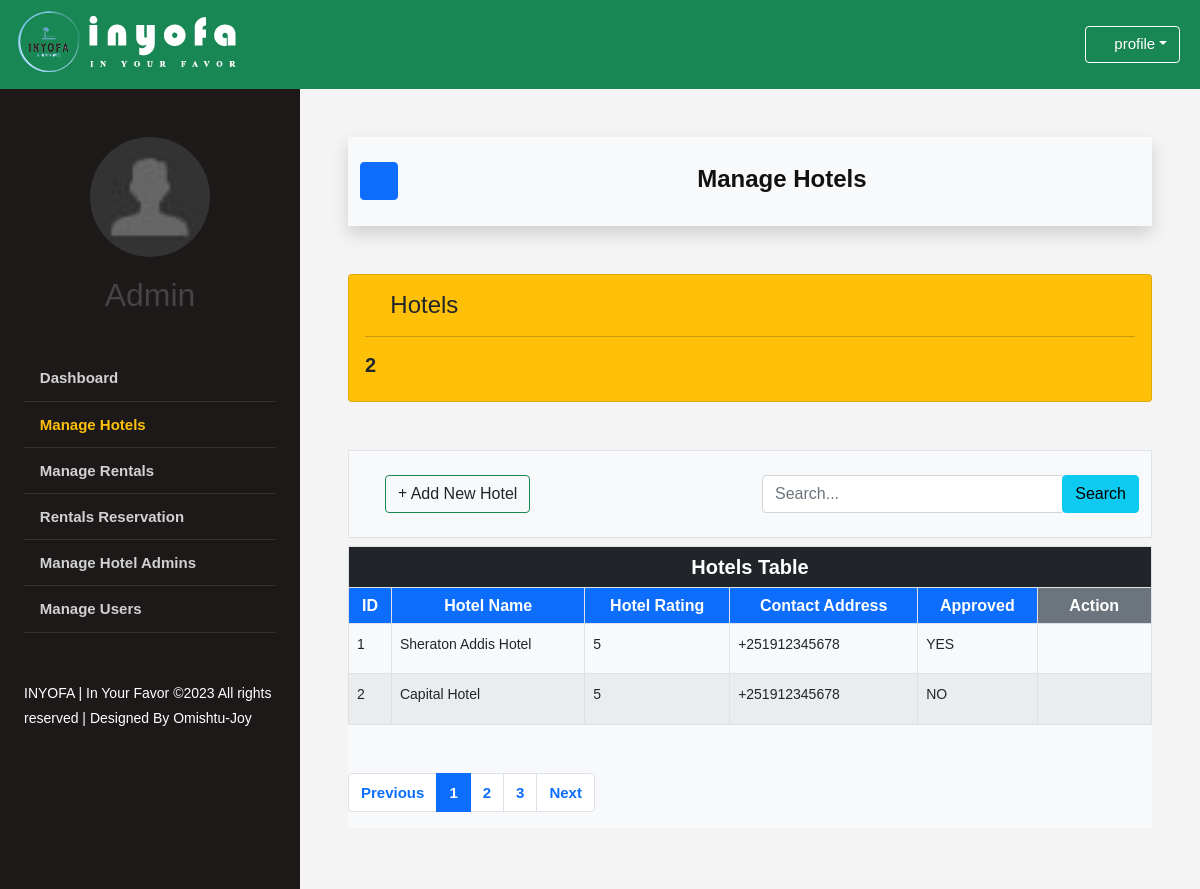
Before: /_admin/hotels/a_manage_hotels.php (signed in) with the older database file.
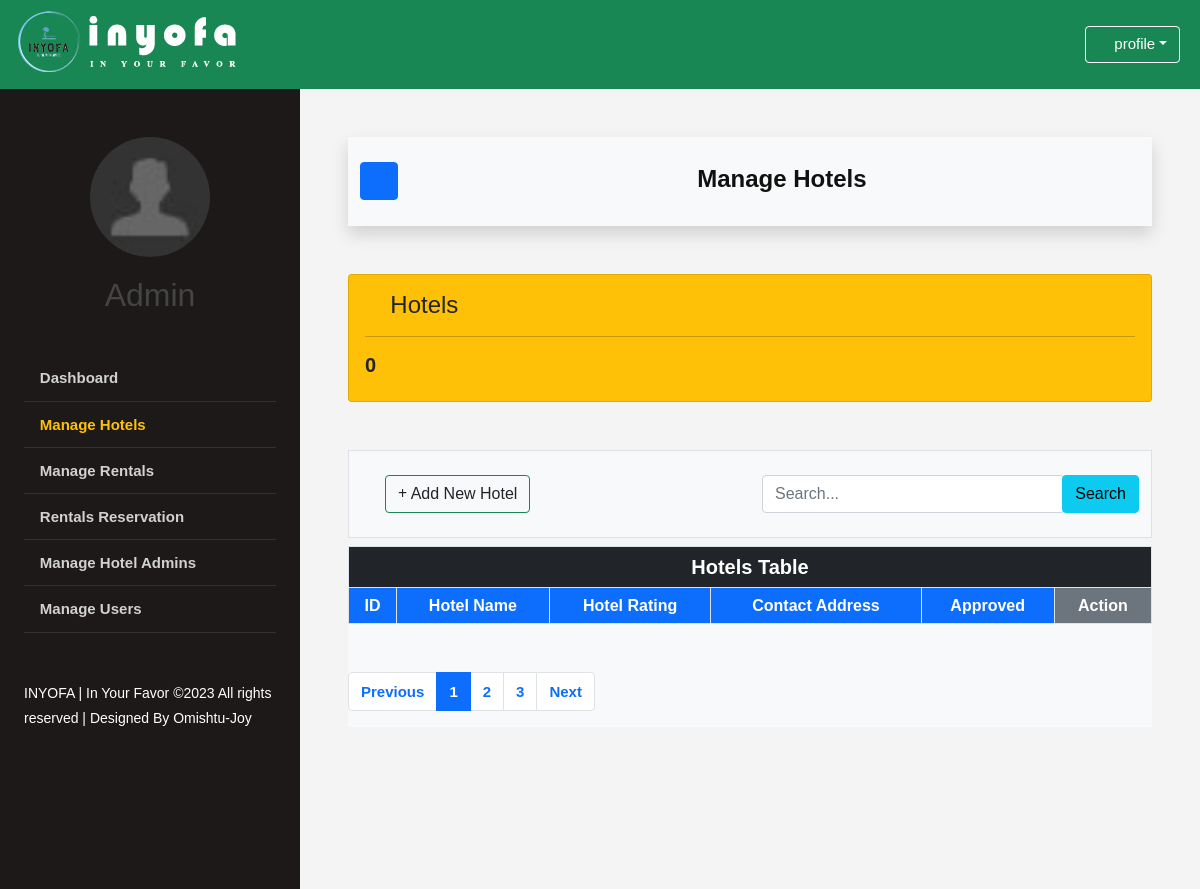
After: the same page with the newer database file.
### tables this page shows
CREATE TABLE `hotels` (
  `hotel_id` int(255) NOT NULL,
  `user_id` int(255) NOT NULL,
  `hotel_name` varchar(255) NOT NULL,
  `contact_address` varchar(255) NOT NULL,
  `hotel_size` varchar(255) DEFAULT '-',
  `hotel_rating` varchar(255) NOT NULL,
  `hotel_country` varchar(255) NOT NULL DEFAULT '-',
  `hotel_city` varchar(255) NOT NULL DEFAULT '-',
  `hotel_subcity` varchar(255) NOT NULL DEFAULT '-',
  `hotel_img1` varchar(255) NOT NULL DEFAULT '-',
  `hotel_img2` varchar(255) NOT NULL DEFAULT '-',
  `hotel_img3` varchar(255) NOT NULL DEFAULT '-',
  `about_the_area` varchar(255) NOT NULL DEFAULT '-',
  `about_the_property` varchar(255) NOT NULL DEFAULT '-',
  `hotel_amenities` varchar(255) NOT NULL DEFAULT '-',
  `clean_and_safety` varchar(255) NOT NULL DEFAULT '-',
  `arrival_and_leaving` varchar(255) NOT NULL DEFAULT '-',
  `restriction_related` varchar(255) NOT NULL DEFAULT '-',
  `special_checkin` varchar(255) NOT NULL DEFAULT '-',
  `required_documents` varchar(255) NOT NULL DEFAULT '-',
  `children_and_pet` varchar(255) NOT NULL DEFAULT '-',
  `internet_and_parking` varchar(255) NOT NULL DEFAULT '-',
  `fees_and_policies` varchar(255) NOT NULL DEFAULT '-',
  `transfer_and_others` varchar(255) NOT NULL DEFAULT '-',
  `hotel_map` varchar(2048) NOT NULL,
  `isApproved` int(255) NOT NULL DEFAULT 0
);

### _admin/hotels/a_manage_hotels.php (the view, shortened to what the changed rows need)
<?php
include "../../db.php";
$q_hotels = "SELECT * FROM hotels";
$q_hotel_result = mysqli_query($con, $q_hotels);
$hotel_count = mysqli_num_rows($q_hotel_result);
?>
<!DOCTYPE html>
<html lang="en-us" dir="ltr">
    <head>
        <link rel="stylesheet" type="text/css" href="../../icon/svg-with-js/css/fa-svg-with-js.css">
        <link rel="stylesheet" type="text/css" href="../../css/bootstrap.min.css">
        <link rel="stylesheet" type="text/css" href="../../css/style.css">
    </head>
    <body>
        <div class="wrapper d-flex align-items-stretch">
            <nav id="sidebar">
                <div class="p-4 pt-5">
                    <div class="row">
                        <div class="col">
                            <a href="update_profile.php" class="img logo rounded-circle mb-5"
                                style="background-image: url(../images/avatar.jpg);"><br><br><br><br><br>
                                <center>
                                    <h2>Admin</h2>
                                </center>
                            </a>
                        </div>
                    </div><br><br>
                </div>
            </nav>
            <div id="content" class="p-4 p-md-5">
                <section class="mt-5">
                    <div class="row g-4">
                        <div class="col-md-12">
                            <a href="#" class="col-md-3" style="text-decoration: none;">
                                <div class="card bg-warning text-dark">
                                    <div class="card-body">
                                        <h5>
                                            <b><?php echo $hotel_count; ?></b>
                                        </h5>
                                    </div>
                                </div>
                            </a>
                        </div>
                </section>
                <section class="mt-2 bg-light">
                    <div class="">
                        <div class="row">
                            <div class="col-md">
                                <table class="table table-bordered table-striped table-hover">
                                    <thead>
                                        <tr class="h5">
                                            <th colspan="9" class="bg-dark text-white">
                                                <center>Hotels Table</center>
                                            </th>
                                        </tr>
                                    </thead>
                                    <thead>
                                        <tr class="h6 bg-primary text-white">
                                            <th class="text-center" scope="col">ID</th>
                                            <th class="text-center" scope="col">Hotel Name</th>
                                            <th class="text-center" scope="col">Hotel Rating</th>
                                            <th class="text-center" scope="col">Contact Address</th>
                                            <th class="text-center" scope="col">Approved</th>
                                            <th class="text-center bg-secondary" scope="col">Action</th>
                                        </tr>
                                    </thead>
                                    <tbody>
                                        <tr>
                                            <?php
                                        $q = "SELECT * FROM hotels";
                                        $q_result = mysqli_query($con, $q);
                                        $index = 0;
                                        while ($row = mysqli_fetch_assoc($q_result)) {
                                            $isApproved = ($row['isApproved'] == "0") ? "NO" : "YES";
                                            printf(
                                                "<tr> <td>%d</td> <td>%s</td>  <td>%s</td> <td>%s</td> <td>%s</td>",
                                                ++$index,
                                                htmlspecialchars($row['hotel_name']),
                                                htmlspecialchars($row['hotel_rating']),
                                                htmlspecialchars($row['contact_address']),
                                                htmlspecialchars( $isApproved )
                                            );
                                        ?>
                                            <td class="text-center h3">
                                                <a href="hotel_view_api.php?hotel_id=<?php echo $row['hotel_id'] ?>"><i
                                                        class="fas fa-address-card px-2 text-primary"
                                                        style="font-size: 20px;"></i></a>
                                                <a href="#" data-bs-toggle="modal" data-bs-target="#myModal">
                                                    <i class="fas fa-trash-alt px-2 text-danger"
                                                        style="font-size: 20px;"></i>
                                                </a>
                                            </td>
                                        </tr>
                                        <?php
                                        }
                                ?>
                                    </tbody>
                                </table>
                            </div>
                        </div>
                    </div>
                </section>
            </div>
    </body>
</html>

Changed rows visible on the page:
removed hotels: hotel_name "Sheraton Addis Hotel", hotel_rating "5", contact_address "+251912345678", isApproved "YES"
removed hotels: hotel_name "Capital Hotel", hotel_rating "5", contact_address "+251912345678", isApproved "NO"
Other visible differences:
$hotel_count: "2" → "0"
